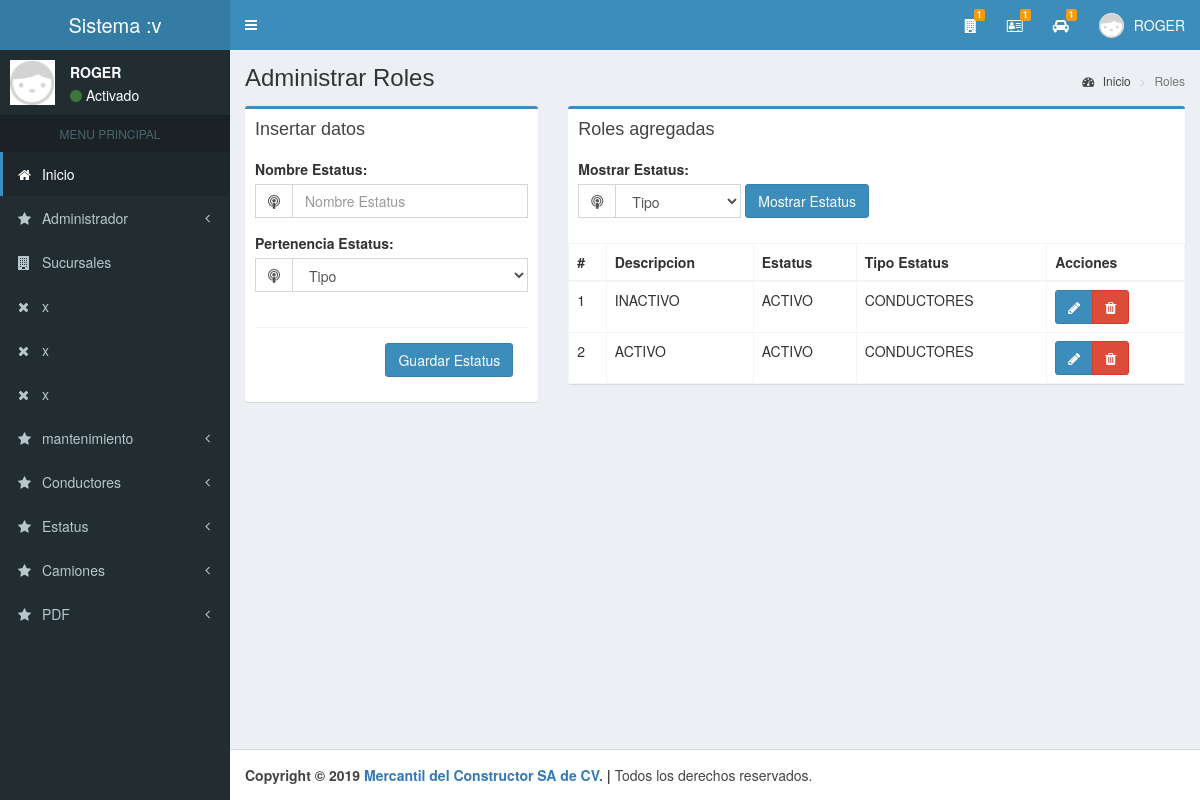
The page /estatus (signed in) on the database as committed earlier.
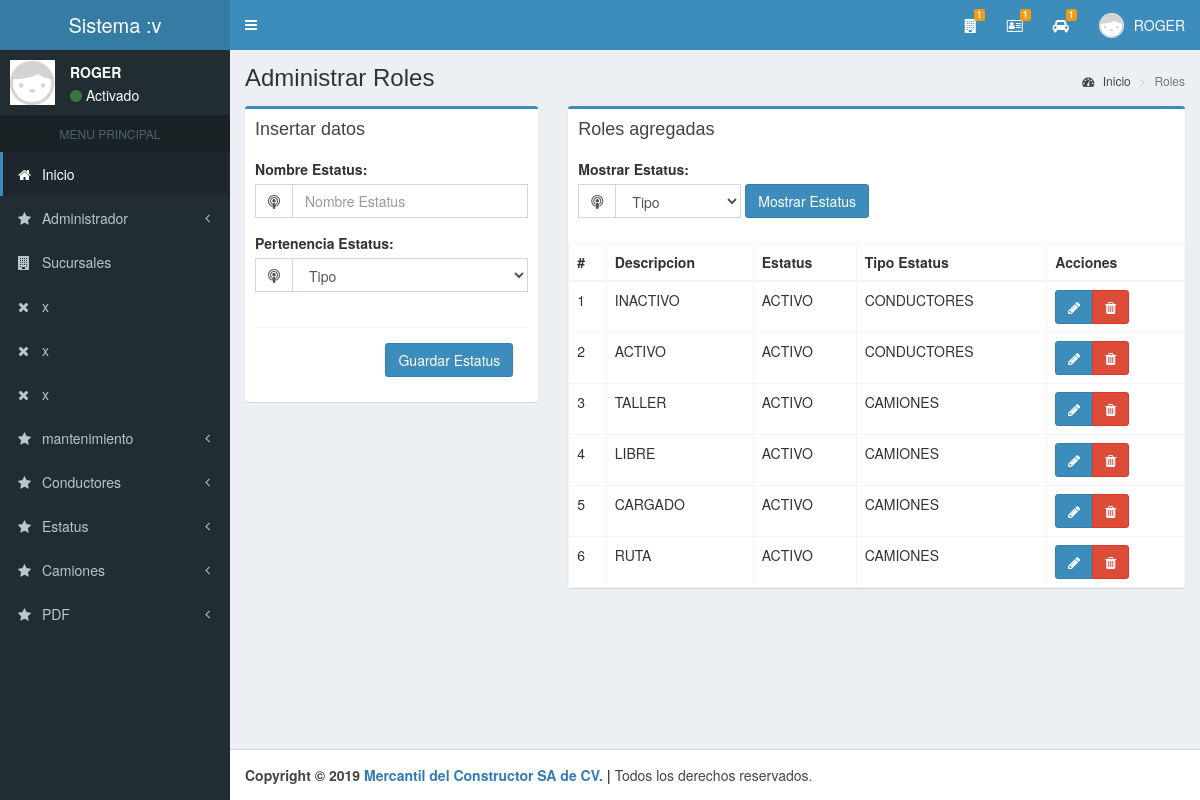
The same page on the database as committed later.
### tables this page shows
CREATE TABLE ESTATUS_CONDUCTORES(
    ID_ESTATUS_CONDUCTORES INT(11) PRIMARY KEY AUTO_INCREMENT,
    DESCRIPCION VARCHAR(30),
    ESTATUS INT
);

CREATE TABLE ESTATUS_CAMIONES(
    ID_ESTATUS_CAMIONES INT(11) PRIMARY KEY AUTO_INCREMENT,
    DESCRIPCION VARCHAR(30),
     
    ESTATUS INT
     
);

### modelos/conexion.php (called while the page is built)
<?php
class Conexion{
	static public function conectar(){
		$link = new PDO("mysql:host=localhost;dbname=bd_merca",
			            "root",
			            "");
		$link->exec("set names utf8");
		return $link;
	}
}

### modelos/estatus.modelo.php (called while the page is built, shortened)
<?php
require_once "conexion.php";
class EstatusModelo
{
    static public function MostrarEstatus($tabladb)
    {
        $pdo = Conexion::conectar()->prepare("SELECT * FROM $tabladb");
        $pdo->execute();
        return $pdo->fetchAll();
    }
}

### controladores/plantilla.controlador.php (called while the page is built)
<?php
class ControladorPlantilla{
	static public function ctrPlantilla(){
		include "vistas/plantilla.php";
	}
}

### index.php (called while the page is built, shortened)
<?php
require_once "controladores/plantilla.controlador.php";
require_once "controladores/estatus.controlador.php";
require_once "modelos/estatus.modelo.php";
$plantilla = new ControladorPlantilla();
$plantilla -> ctrPlantilla();
?>

### controladores/estatus.controlador.php (the view, shortened to what the rows shown need)
<?php
class EstatusControlador
{
    public function mostrarEstatusTabla()
    {
        if (isset($_POST["mostrarEstatusPertenencia"])) {
            if ($_POST["mostrarEstatusPertenencia"] == "1") {
                $tableid = null;
                $statusConductores = EstatusModelo::MostrarEstatus("ESTATUS_CONDUCTORES");
                $statusCamiones = EstatusModelo::MostrarEstatus("ESTATUS_CAMIONES");
                foreach ($statusConductores as $key => $value) {
                    $tableid++;
                    $estatus = null;
                    if ($value["ESTATUS"] == 1) {
                        $estatus = "ACTIVO";
                    } else {
                        $estatus = "INACTIVO";
                    }
                    echo '
                    <tr>
                        <td>' . $tableid . '</td>
                        <td>' . $value["DESCRIPCION"] . '</td>
                        <td>' . $estatus . '</td>
                        <td>' . "CONDUCTORES" . '</td>
                        <td>
                            <div class="btn-group">
                                <button id="estatusEdit" data="conductores" data-toggle="modal" data-target="#modalEditarEstatus" value="' . $value["ID_ESTATUS_CONDUCTORES"] . '" class="btn btn-primary"><i class="fa fa-pencil"></i></button>
                                <button class="btn btn-danger"><i class="fa fa-trash"></i></button>
                            </div>
                        </td>
                    </tr>';
                }
                foreach ($statusCamiones as $key => $value) {
                    $tableid++;
                    $estatus = null;
                    if ($value["ESTATUS"] == 1) {
                        $estatus = "ACTIVO";
                    } else {
                        $estatus = "INACTIVO";
                    }
                    echo '
                    <tr>
                        <td>' . $tableid . '</td>
                        <td>' . $value["DESCRIPCION"] . '</td>
                        <td>' . $estatus . '</td>
                        <td>' . "CAMIONES" . '</td>
                        <td>
                            <div class="btn-group">
                            <button id="estatusEdit" data="camiones" data-toggle="modal" data-target="#modalEditarEstatus" value="' . $value["ID_ESTATUS_CAMIONES"] . '" class="btn btn-primary"><i class="fa fa-pencil"></i></button>
                            <button class="btn btn-danger"><i class="fa fa-trash"></i></button>
                            </div>
                        </td>
                    </tr>';
                }
            } else if ($_POST["mostrarEstatusPertenencia"] == "2") {
                $statusConductores = EstatusModelo::MostrarEstatus("ESTATUS_CONDUCTORES");
                foreach ($statusConductores as $key => $value) {
                    $estatus = null;
                    if ($value["ESTATUS"] == 1) {
                        $estatus = "ACTIVO";
                    } else {
                        $estatus = "INACTIVO";
                    }
                    echo '<tr>
                    <td>' . ($key + 1) . '</td>
                    <td>' . $value["DESCRIPCION"] . '</td>
                    <td>' . $estatus . '</td>
                    <td>' . "CONDUCTORES" . '</td>
                    <td>
                        <div class="btn-group">
                            <button id="estatusEdit" data="conductores" data-toggle="modal" data-target="#modalEditarEstatus" value="' . $value["ID_ESTATUS_CONDUCTORES"] . '" class="btn btn-primary"><i class="fa fa-pencil"></i></button>
                            <button class="btn btn-danger"><i class="fa fa-trash"></i></button>
					  </div>
                        </td>
                </tr>';
                }
            } else if ($_POST["mostrarEstatusPertenencia"] == "3") {
                $statusCamiones = EstatusModelo::MostrarEstatus("ESTATUS_CAMIONES");
                foreach ($statusCamiones as $key => $value) {
                    $estatus = null;
                    if ($value["ESTATUS"] == 1) {
                        $estatus = "ACTIVO";
                    } else {
                        $estatus = "INACTIVO";
                    }
                    echo '
                    <tr>
                        <td>' . ($key + 1) . '</td>
                        <td>' . $value["DESCRIPCION"] . '</td>
                        <td>' . $estatus . '</td>
                        <td>' . "CAMIONES" . '</td>
                        <td>
                            <div class="btn-group">
                                <button id="estatusEdit" data="camiones" data-toggle="modal" data-target="#modalEditarEstatus" value="' . $value["ID_ESTATUS_CAMIONES"] . '" class="btn btn-primary"><i class="fa fa-pencil"></i></button>
                                <button class="btn btn-danger"><i class="fa fa-trash"></i></button>
                            </div>
                        </td>
                    </tr>';
                }
            }
        } else {
            $tableid = null;
            $statusConductores = EstatusModelo::MostrarEstatus("ESTATUS_CONDUCTORES");
            $statusCamiones = EstatusModelo::MostrarEstatus("ESTATUS_CAMIONES");
            foreach ($statusConductores as $key => $value) {
                $tableid++;
                $estatus = null;
                if ($value["ESTATUS"] == 1) {
                    $estatus = "ACTIVO";
                } else {
                    $estatus = "INACTIVO";
                }
                echo
                    '<tr>
                    <td>' . $tableid . '</td>
                    <td>' . $value["DESCRIPCION"] . '</td>
                    <td>' . $estatus . '</td>
                    <td>' . "CONDUCTORES" . '</td>
                    <td>
                        <div class="btn-group">
                            <button id="estatusEdit" data="conductores" data-toggle="modal" data-target="#modalEditarEstatus" value="' . $value["ID_ESTATUS_CONDUCTORES"] . '" class="btn btn-primary"><i class="fa fa-pencil"></i></button>
                            <button class="btn btn-danger"><i class="fa fa-trash"></i></button>
                        </div>
                    </td>
                </tr>';
            }
            foreach ($statusCamiones as $key => $value) {
                $tableid++;
                $estatus = null;
                if ($value["ESTATUS"] == 1) {
                    $estatus = "ACTIVO";
                } else {
                    $estatus = "INACTIVO";
                }
                echo '
            <tr>
                <td>' . $tableid . '</td>
                <td>' . $value["DESCRIPCION"] . '</td>
                <td>' . $estatus . '</td>
                <td>' . "CAMIONES" . '</td>
                <td>
                    <div class="btn-group">
                        <button id="estatusEdit" data="camiones" data-toggle="modal" data-target="#modalEditarEstatus" value="' . $value["ID_ESTATUS_CAMIONES"] . '" class="btn btn-primary"><i class="fa fa-pencil"></i></button>
                        <button class="btn btn-danger"><i class="fa fa-trash"></i></button>
                    </div>
                </td>
            </tr>';
            }
        }
    }
}

Rows that differ between the two databases and show on the page:
added estatus_camiones: DESCRIPCION "TALLER", ESTATUS "ACTIVO", $value["ID_ESTATUS_CAMIONES"] 1 (drawn)
added estatus_camiones: DESCRIPCION "LIBRE", ESTATUS "ACTIVO", $value["ID_ESTATUS_CAMIONES"] 2 (drawn)
added estatus_camiones: DESCRIPCION "CARGADO", ESTATUS "ACTIVO", $value["ID_ESTATUS_CAMIONES"] 3 (drawn)
added estatus_camiones: DESCRIPCION "RUTA", ESTATUS "ACTIVO", $value["ID_ESTATUS_CAMIONES"] 4 (drawn)
